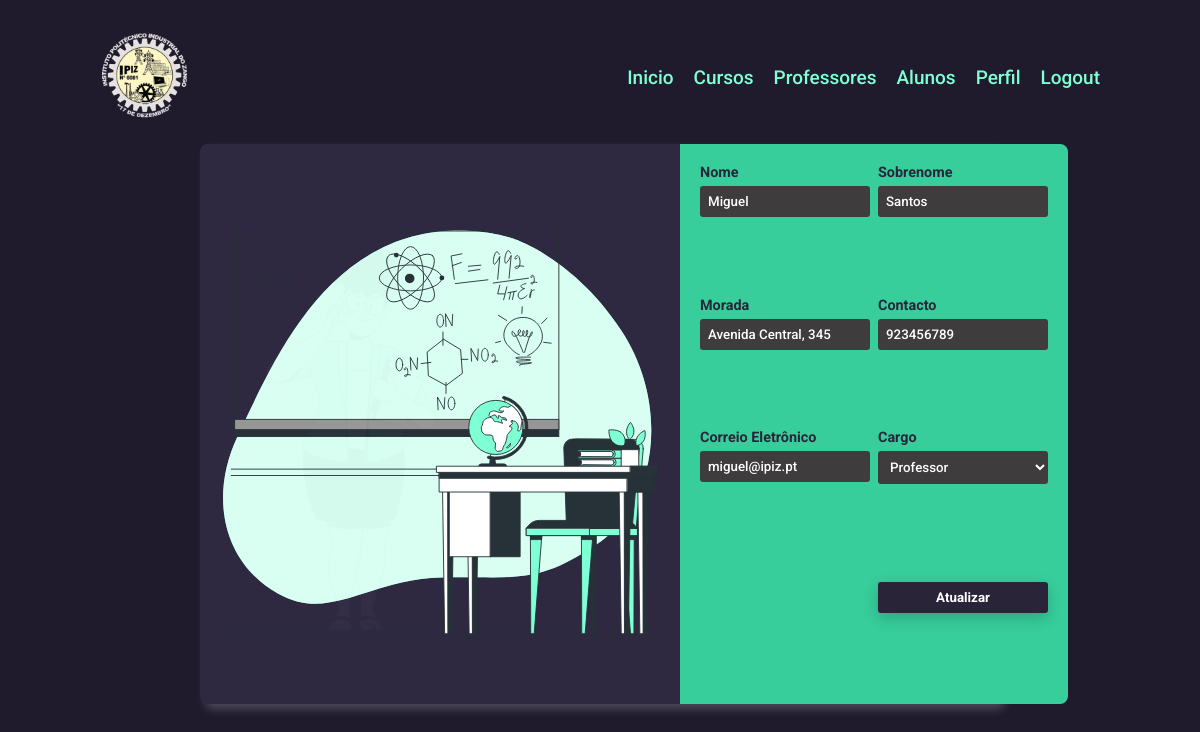
The app's page /editarProfessor.php?id=2 (signed in) with its own data.
### tables this page shows
CREATE TABLE `funcionarios` (
  `id` int(11) NOT NULL AUTO_INCREMENT,
  `nome` varchar(100) NOT NULL,
  `sobrenome` varchar(100) NOT NULL,
  `numBI` varchar(100) NOT NULL,
  `naturalidade` varchar(100) NOT NULL,
  `morada` varchar(100) NOT NULL,
  `contacto` varchar(100) NOT NULL,
  `cargo` varchar(100) NOT NULL,
  `especialidade` varchar(100) NOT NULL,
  `email` varchar(100) NOT NULL,
  `senha` varchar(500) NOT NULL DEFAULT '12345678',
  `ativo` tinyint(4) NOT NULL DEFAULT 1,
  PRIMARY KEY (`id`),
  UNIQUE KEY `email` (`email`)
);

### editarProfessor.php (the view, shortened to what this page needs)
<?php
  include_once('./script/conexao.php');
  if (!isset($_GET["id"]) || empty($_GET["id"])) {
      header("Location: /");
      exit;
  } else {
      $sql = $conn->prepare("SELECT * FROM funcionarios WHERE id = :id");
      $sql->bindValue(":id", $_GET["id"]);
      $sql->execute();
      $professor = $sql->fetch();
  }
?>
<!DOCTYPE html>
<html lang="pt-pt">
<head>
    <link rel="stylesheet" href="/assets/css/addFuncionario.css" />
</head>
<body>
<?php include_once('./header.php')?>
<main>
    <img src="/assets/img/teacher.svg" alt="">
    <form id="formulario" method="post">
        <div>
            <label for="nome">Nome</label>
            <input type="text" name="nome" id="nome" value="<?=$professor["nome"]?>" placeholder="Sobrenome">
        </div>
        <div>
            <label for="sobrenome">Sobrenome</label>
            <input type="text" name="sobrenome" id="sobrenome" value="<?=$professor["sobrenome"]?>" placeholder="Sobrenome">
        </div>
        <div>
            <label for="morada">Morada</label>
            <input type="text" name="morada" id="morada" value="<?=$professor["morada"]?>" placeholder="Morada">
        </div>
        <div>
            <label for="Contacto">Contacto</label>
            <input type="tel" name="contacto" id="contacto" value="<?=$professor["contacto"]?>" placeholder="Contacto">
        </div>
        <div>
            <label for="email">Correio Eletrônico</label>
            <input type="email" name="email" id="email" value="<?=$professor["email"]?>" placeholder="Email">
        </div>
        <div>
            <label for="cargo">Cargo</label>
            <select name="cargo" id="cargo">
                <?php if($professor['cargo'] === 'Diretor'): ?>
                    <option value="Diretor" <?php echo ($professor['cargo'] === 'Diretor') ? 'selected' : ''; ?>>Diretor</option>
                    <option value="Secretaria" <?php echo ($professor['cargo'] === 'Secretaria') ? 'selected' : ''; ?>>Secretaria</option>
                <?php else: ?>
                    <option value="Professor" <?php echo ($professor['cargo'] === 'Professor') ? 'selected' : ''; ?>>Professor</option>
                <?php endif; ?>
            </select>
        </div>
        <div></div>
        <div>
            <button type="submit">Atualizar</button>
        </div>
    </form>
</main>
</body>
</html>

### assets/css/addFuncionario.css (style rules this page uses)
main { width: 80%; height: 70vh; display: flex; border-radius: 8px; align-self: center; align-items: center; background: #2f2841; justify-content: space-between; box-shadow: 5px 5px 10px rgba(252, 252, 252, 0.212); }
main img { width: 30rem; }
main form { gap: 8px; width: 100%; height: 100%; display: grid; padding: 20px 20px; background: #37ce9c; border-top-right-radius: 8px; border-bottom-right-radius: 8px; grid-template-columns: 1fr 1fr; }
main form div { gap: 5px; display: flex; flex-direction: column; }
main form div label { color: #2a2439; font-weight: 700; font-size: 0.90rem; }
main form div input, main form div select { border: none; color: #fff; font-size: 10pt; padding: 0.5rem; font-weight: 500; border-radius: 3px; background: #3e3c3c; }
main form div select { text-transform: capitalize; }
button { background: #2a2439; color: #fff; border: none; cursor: pointer; margin-top: 18px; font-weight: 700; border-radius: 3px; padding: 0.5rem 1rem; transition: all 0.3s ease; box-shadow: 0 5px 15px #00000033; }

### assets/css/header.css (style rules this page uses)
* { margin: 0; padding: 0; outline: 0; list-style: none; text-decoration: none; box-sizing: border-box; font-family: "Roboto", sans-serif; }
body { width: 100%; gap: 20px; display: flex; min-height: 100vh; padding: 30px 100px; flex-direction: column; background-color: #201b2c; }

### records on screen
funcionarios: nome "Miguel", sobrenome "Santos", morada "Avenida Central, 345", contacto "923456789", email "miguel@ipiz.pt", cargo "Professor"
